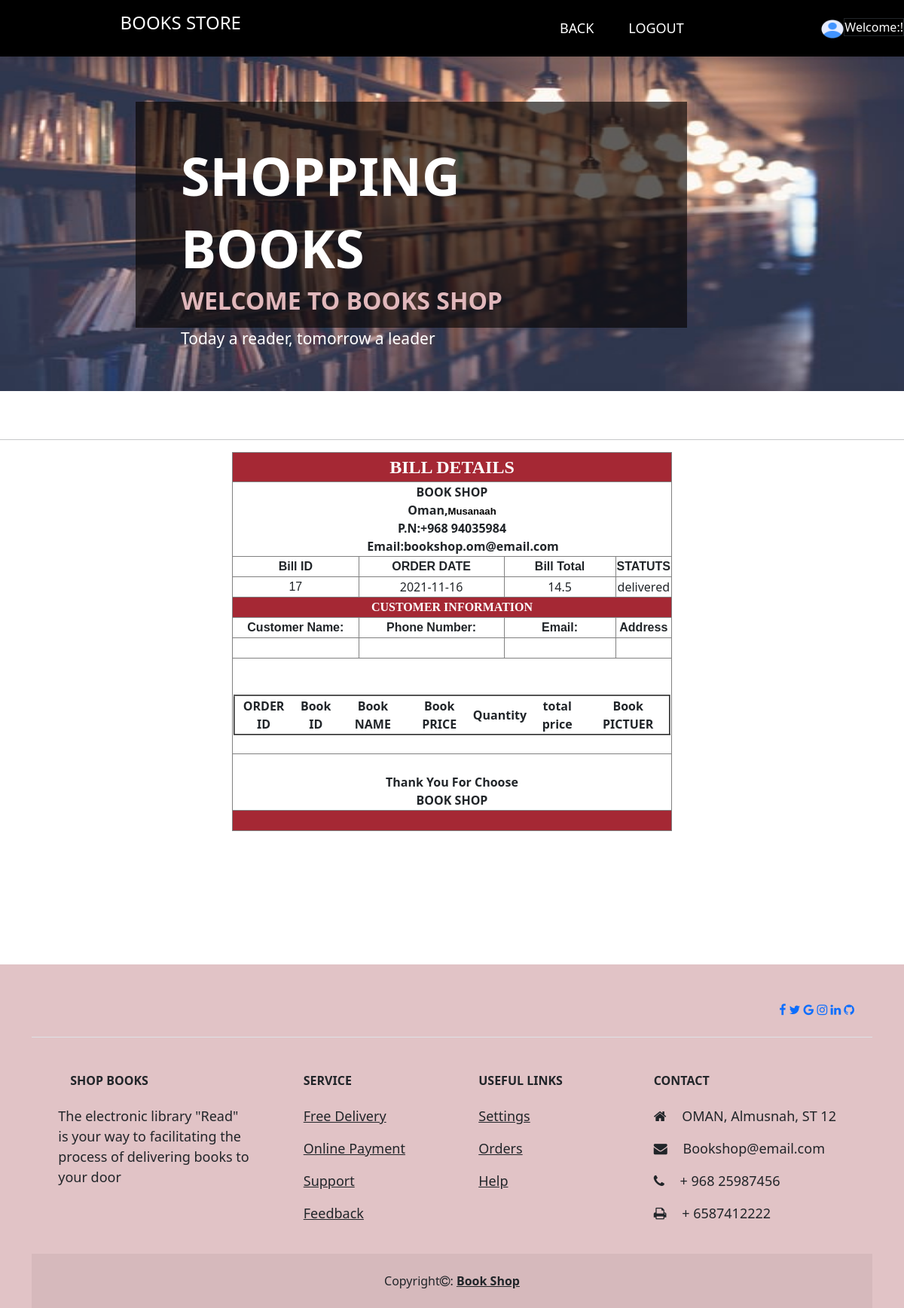
Screenshot of /customerBill.php?orid=17 (signed in) with the database file from the repository.
### tables this page shows
CREATE TABLE IF NOT EXISTS `placeorder` (
  `orid` int(8) NOT NULL AUTO_INCREMENT,
  `cusername` varchar(50) NOT NULL,
  `orderdate` date NOT NULL,
  `gTotal` double NOT NULL,
  `orderstatus` varchar(20) NOT NULL,
  `Payment` varchar(8) NOT NULL,
  PRIMARY KEY (`orid`)
);

### customerBill.php (the view, shortened to what this page needs)
<!DOCTYPE html PUBLIC "-//W3C//DTD XHTML 1.0 Transitional//EN" "http://www.w3.org/TR/xhtml1/DTD/xhtml1-transitional.dtd">
<html xmlns="http://www.w3.org/1999/xhtml">
<head>
<link rel="stylesheet" href="https://cdnjs.cloudflare.com/ajax/libs/font-awesome/4.7.0/css/font-awesome.min.css">
<link href="style.css" rel="stylesheet" type="text/css">
<link href="bootstrap-5.1.0-dist/bootstrap-icons/bootstrap-icons.css" rel="stylesheet">
  <link href="bootstrap-5.1.0-dist/glightbox/css/glightbox.min.css" rel="stylesheet">
<link href="bootstrap-5.1.0-dist/css/bootstrap.css" rel="stylesheet" type="text/css">
<link href="https://cdnjs.cloudflare.com/ajax/libs/font-awesome/4.7.0/css/font-awesome.min.css" rel="stylesheet">
</head>
<body>
<nav class="navbar navbar-expand-lg navbar-black bg-black py-3 shadow-sm bg-transparent-black fixed-top"> <a href="#" class="navbar-brand font-weight-bold d-block d-lg-none"></a>
    <div id="navbarContent" class="collapse navbar-collapse">
        <ul class="navbar-nav mx-auto">
          <h4 class="logo" style="color: #FFFFFF">BOOKS STORE</h4>
            <li class="nav-item dropdown megamenu">
		<a id="megamneu" href="customerHomepage.php" data-toggle="dropdown" aria-haspopup="true" aria-expanded="false" class="nav-link  font-weight-bold text-uppercase ">BACK</a></li>
		<li class="nav-item"><a href="logout.php" class="nav-link font-weight-bold text-uppercase">LOGOUT</a></li>
         </ul>
      <div><img src="image/profile-user.png" height="25px" width="30px"><span class="auto-style3"><span class="text-white">Welcome:<?php
	echo $namee. "!";
	?>
	</span><span class="auto-style1"></img></span></span></div>
</nav>
                <div class="carousel-inner" style="left: 0px; top: 0px; height: 519px">
               <div class="carousel-item active">
                  <img class="d-block w-100" src="image/download.jpg" alt="slider_img" height="543" onclick=" return empty(event);"/>
                  <div class="ovarlay_slide_cont" style="left: 0; top: 135px; height: 300px; width: 61%">
                     <h2>SHOPPING BOOKS</h2>
                     <h4>WELCOME TO  BOOKS SHOP</h4>
                     <p>Today a reader, tomorrow a leader</p>
                  </div>
               </div>
                </div>
                <br/>
                <br/>
                <hr>
 <div class="text_align_center">
	 <?php
	$rno=$_GET["orid"];
		include ("connect.php");
	$query1 = "select * from placeorder where orid = '$rno'";
      $result = mysqli_query($con,$query1);
      while($row = mysqli_fetch_assoc($result)) {
	$resno=$row["orid"];
	$rdate= $row["orderdate"];
	$status= $row["orderstatus"];
	$gtotal= $row["gTotal"];
	}
?>
      <table align="center" bgcolor="FFFFFF" style="height: 425px; width: 584px;">
        <tr>
          <td colspan="4" scope="row" class="auto-style2">
           <strong>BILL DETAILS </strong> </td>
        </tr>
        <tr>
          <th colspan="4" scope="row" class="auto-style3"> BOOK SHOP<br>
		  Oman,<span style="color: rgb(0, 0, 0); font-family: sans-serif; font-size: 13.12px; font-style: normal; font-variant-ligatures: normal; font-variant-caps: normal; font-weight: 400; letter-spacing: normal; orphans: 2; text-align: left; text-indent: 0px; text-transform: none; white-space: normal; widows: 2; word-spacing: 0px; -webkit-text-stroke-width: 0px; background-color: rgb(255, 255, 255); text-decoration-thickness: initial; text-decoration-style: initial; text-decoration-color: initial; display: inline !important; float: none;"><strong>Musanaah</strong></span><br>P.N:+968 94035984<br>&nbsp;&nbsp;&nbsp;&nbsp;&nbsp;&nbsp;
		  Email:bookshop.om@email.com</th>
        </tr>
        <tr>
          <td bgcolor="FFFFFF" scope="row" class="auto-style7" style="width: 175px">
             <strong>Bill ID
          </strong>
          </td>
          <td bgcolor="FFFFFF" style="width: 203px" class="auto-style7">
            <strong>ORDER DATE</strong></td>
          <td bgcolor="FFFFFF"  style="width: 156px" class="auto-style8">
             <strong>Bill
            Total</strong></td>
          <td bgcolor="FFFFFF" class="auto-style7">
            <strong>STATUTS</strong></td>
        </tr>
        <tr>
          <td bgcolor="FFFFFF" scope="row" class="auto-style3" style="width: 175px"><?php
			echo "<font face='Arial, Helvetica, sans-serif' size='3'>".$resno;
		 ?></td>
          <td bgcolor="FFFFFF" scope="row" class="auto-style3">  <?php
			echo $rdate;
		?>
             </td>
          <td bgcolor="FFFFFF" style="width: 156px" class="auto-style3">   <?php
			echo $gtotal;
		?>
         </td>
          <td bgcolor="FFFFFF" class="auto-style3">     <?php
			echo $status;
		?>
          </td>
        </tr>
        <tr>
          <td scope="row" class="auto-style5" colspan="4"><strong>CUSTOMER
		  INFORMATION</strong></td>
        </tr>
        <tr>
          <td bgcolor="FFFFFF" scope="row" class="auto-style7" style="width: 175px">
		  <strong>Customer Name:</strong></td>
          <td bgcolor="FFFFFF" scope="row" class="auto-style7">  <strong>Phone Number:</strong></td>
          <td bgcolor="FFFFFF" style="width: 156px" class="auto-style7">
		  <strong>Email:</strong></td>
          <td bgcolor="FFFFFF" class="auto-style7">     <strong>Address</strong></td>
        </tr>
        <tr>
          <td bgcolor="FFFFFF" scope="row" class="auto-style3" style="width: 175px">
		  <?php
			echo "<font face='Arial, Helvetica, sans-serif' size='3'>".$cname;
		 ?>&nbsp;</td>
          <td bgcolor="FFFFFF" scope="row" class="auto-style3">  <?php
			echo "<font face='Arial, Helvetica, sans-serif' size='3'>".$cphone;
		 ?>&nbsp;</td>
          <td bgcolor="FFFFFF" style="width: 156px" class="auto-style3">   <?php
			echo "<font face='Arial, Helvetica, sans-serif' size='3'>".$cemail;
		 ?>&nbsp;</td>
          <td bgcolor="FFFFFF" class="auto-style3">     <?php
			echo "<font face='Arial, Helvetica, sans-serif' size='3'>".$caddress;
		 ?>&nbsp;</td>
        </tr>
        <tr>
          <td colspan="4" bgcolor="#FFFFFF" scope="row" style="height: 127px" class="auto-style3">&nbsp;
          <?php
	echo "<table border='2' align='center'><tr>";
	echo"<th>ORDER ID </th>";
	echo"<th>Book ID </th>";
	echo "<th>Book  NAME</th>";
	echo "<th>Book  PRICE</th>";
	echo "<th>Quantity</th>";
	echo "<th>total price</th>";
		echo "<th>Book  PICTUER</th>";
	echo "</table>";
?>          </td>
        </tr>
        <tr>
          <th colspan="4" bgcolor="#FFFFFF" scope="row" class="auto-style3">
		  <br class="button2"><span class="button2">Thank You For Choose</span><br class="button2">
             <span class="button2">
          BOOK SHOP</span></th>
        </tr>
        <tr>
          <th colspan="4" scope="row" class="auto-style4">&nbsp;</th>
        </tr>
        </table>
      <p align="left" class="style5">          &nbsp;</span><p align="left" class="style5">&nbsp;</p>
      <p align="left" class="style5">&nbsp;</p>
<br /><br />
    <div class="auto-style6">
 <div class="container">
 <br />
<footer class="auto-style6">
  <section
    class="d-flex justify-content-center justify-content-lg-between p-4 border-bottom bg-"
       >
    <div>
     <a href="https://ar-ar.facebook.com"><i class="fa fa-facebook"></i></a>
       <a href="https://twitter.com/"> <i class="fa fa-twitter"></i></a>
       <a href="https://google.com/"> <i class="fa fa-google"></i></a>
       <a href="https://instagram.com/"> <i class="fa fa-instagram"></i></a>
       <a href="https://linkedin.com/"> <i class="fa fa-linkedin"></i></a>
       <a href="https://github.com/"> <i class="fa fa-github"></i></a>
    </div>
  </section>
  <section class="">
    <div class="container text-center text-md-start mt-5">
      <div class="row mt-3">
        <div class="col-md-3 col-lg-4 col-xl-3 mx-auto mb-4">
          <h6 class="text-uppercase fw-bold mb-4">
            <i class="fas fa-gem me-3"></i>SHOP BOOKS
          </h6>
          <p>The electronic library "Read" is your way to facilitating the
		  <span class="auto-style6">process</span> of delivering books to your door
          </p>
        </div>
        <div class="col-md-2 col-lg-2 col-xl-2 mx-auto mb-4">
          <h6 class="text-uppercase fw-bold mb-4">
           SERVICE
          </h6>
          <p>
            <a href="#!" class="text-reset">Free Delivery</a>
          </p>
          <p>
            <a href="#!" class="text-reset">Online Payment</a>
          </p>
          <p>
            <a href="#!" class="text-reset">Support</a>
          </p>
          <p>
            <a href="#!" class="text-reset">Feedback</a>
          </p>
        </div>
        <div class="col-md-3 col-lg-2 col-xl-2 mx-auto mb-4">
          <h6 class="text-uppercase fw-bold mb-4">
            Useful links
          </h6>
             <p>
            <a href="#!" class="text-reset">Settings</a>
          </p>
          <p>
            <a href="#!" class="text-reset">Orders</a>
          </p>
          <p>
            <a href="#!" class="text-reset">Help</a>
          </p>
        </div>
        <div class="col-md-4 col-lg-3 col-xl-3 mx-auto mb-md-0 mb-4">
          <h6 class="text-uppercase fw-bold mb-4">
            Contact
          </h6>
          <p><i class="fa fa-home me-3"></i> OMAN, Almusnah, ST 12</p>
          <p>
            <i class="fa fa-envelope me-3"></i>
            Bookshop@email.com
          </p>
          <p><i class="fa fa-phone me-3"></i> + 968 25987456</p>
          <p><i class="fa fa-print me-3"></i> + 6587412222</p>
        </div>
      </div>
    </div>
  </section>
  <div class="text-center p-4" style="background-color: rgba(0, 0, 0, 0.05);">
   Copyright<i class="fa fa-copyright" ></i>:
    <a class="text-reset fw-bold" href="https://mdbootstrap.com/">Book Shop</a>
  </div>
</footer>
     </body>
</html>

### style.css (style rules this page uses)
.logo { margin-right: 400px; font-family: 'Crimson Text', serif, font-size -2px; color: ; }
* { box-sizing: border-box; }
.button2 { background-color: #fff; }
nav.navbar a, nav.navbar ul li a { color: #FFF !important; }
nav.navbar ul li { padding: 0 15px; position: relative; }
.navbar-nav li a { font-size: 18px; font-weight: 300; }
p { font-size: 18px; font-weight: 300; }
.text_align_center { text-align: center; }
.ovarlay_slide_cont { background: rgba(5,3,0,0.63); position: absolute; width: 60%; margin: 0 15%; z-index: 1111111111; top: 135px; left: 0; padding: 50px 60px 70px; }
.ovarlay_slide_cont h2 { color: #fff; text-transform: uppercase; font-size: 70px; font-weight: 700; line-height: normal; margin: 0; }
.ovarlay_slide_cont h4 { color: #E1B8BC; font-size: 32px; text-transform: uppercase; font-weight: 700; margin: 0 0 15px 0; line-height: normal; }
.ovarlay_slide_cont p { color: #fff; font-weight: 300; margin: 0 0 30px 0; font-size: 21px; padding: 0 75px 0 0; line-height: 28px; }

### customerBill.php (style rules this page uses)
.auto-style2 { text-align: center; color: #FFFFFF; font-family: "Segoe Marker"; font-size: x-large; border-style: solid; border-width: 1px; background-color: #A52834; }
.auto-style3 { border-style: solid; border-width: 1px; }
.auto-style4 { border-style: solid; border-width: 1px; background-color: #A52834; }
.auto-style5 { border-style: solid; border-width: 1px; text-align: center; font-family: "Berlin Sans FB Demi"; color: #FFFFFF; background-color: #A52834; }
.auto-style6 { background-color: #E1C3C6; }
.auto-style7 { border-style: solid; border-width: 1px; font-family: "Trebuchet MS", "Lucida Sans Unicode", "Lucida Grande", "Lucida Sans", Arial, sans-serif; }
.auto-style8 { font-family: "Trebuchet MS", "Lucida Sans Unicode", "Lucida Grande", "Lucida Sans", Arial, sans-serif; }

### rows the page displays
placeorder: orid "17", orderdate "2021-11-16", gTotal "14.5", orderstatus "delivered"
